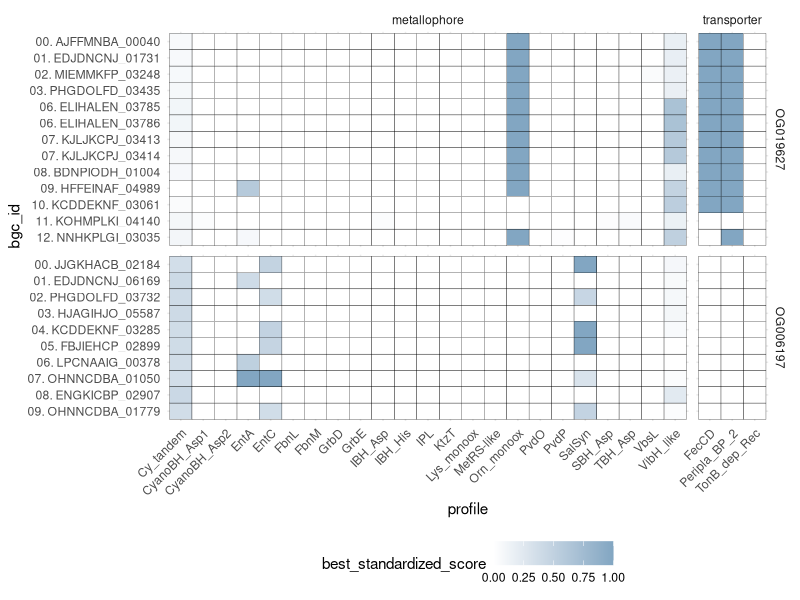

Write the R code that produced this figure.
library(ggplot2)
library(scales)
library(forcats) # Added for fct_rev()

dat <- read.table("Heatmap_Input_Constrained.txt", header=T, sep='\t')
# focal_og        bgc_id  scaffold_id     start   end     profile category        best_standardized_score

pdf('Heatmap_Updated_Constrained.pdf', height=8, width=8)
ggplot(dat, aes(y=bgc_id, x=profile, fill=best_standardized_score)) + 
  geom_tile(color='black') + 
  theme_minimal() + 
  # 1. Reverse the vertical grid panes (focal_og) using fct_rev()
  facet_grid(fct_rev(focal_og) ~ category, space='free', scales='free') + 
  # 2. Reverse the y-axis categorical labels using scale_y_discrete(limits = rev)
  scale_y_discrete(limits = rev) + 
  scale_fill_gradient(low='#FFFFFF', high='#82a6c2', na.value='#ed8e87', limits=c(0, 1), oob = scales::squish) + 
  theme(legend.position='bottom', axis.text.x = element_text(angle = 45, hjust = 1))

dev.off()
